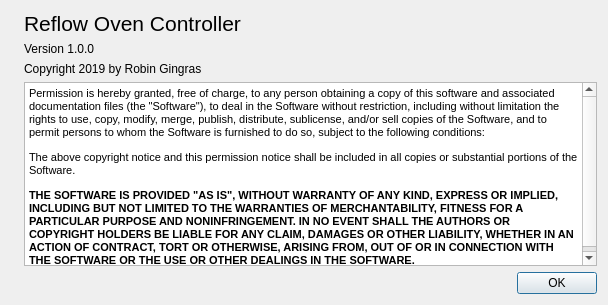
<?xml version="1.0" encoding="UTF-8"?>
<ui version="4.0">
 <class>AboutDialog</class>
 <widget class="QDialog" name="AboutDialog">
  <property name="geometry">
   <rect>
    <x>0</x>
    <y>0</y>
    <width>608</width>
    <height>305</height>
   </rect>
  </property>
  <property name="sizePolicy">
   <sizepolicy hsizetype="Fixed" vsizetype="Fixed">
    <horstretch>0</horstretch>
    <verstretch>0</verstretch>
   </sizepolicy>
  </property>
  <property name="windowTitle">
   <string>About</string>
  </property>
  <layout class="QVBoxLayout" name="verticalLayout_2">
   <item>
    <layout class="QHBoxLayout" name="horizontalLayout">
     <item>
      <widget class="QLabel" name="label">
       <property name="text">
        <string/>
       </property>
       <property name="pixmap">
        <pixmap resource="resources.qrc">:/icons/icon.png</pixmap>
       </property>
       <property name="alignment">
        <set>Qt::AlignLeading|Qt::AlignLeft|Qt::AlignTop</set>
       </property>
      </widget>
     </item>
     <item>
      <layout class="QVBoxLayout" name="verticalLayout">
       <item>
        <widget class="QLabel" name="label_2">
         <property name="font">
          <font>
           <pointsize>16</pointsize>
          </font>
         </property>
         <property name="text">
          <string>Reflow Oven Controller</string>
         </property>
        </widget>
       </item>
       <item>
        <widget class="QLabel" name="label_3">
         <property name="text">
          <string>Version 1.0.0</string>
         </property>
        </widget>
       </item>
       <item>
        <widget class="QLabel" name="label_4">
         <property name="text">
          <string>Copyright 2019 by Robin Gingras</string>
         </property>
        </widget>
       </item>
       <item>
        <widget class="QTextEdit" name="textEdit">
         <property name="undoRedoEnabled">
          <bool>false</bool>
         </property>
         <property name="readOnly">
          <bool>true</bool>
         </property>
         <property name="html">
          <string>&lt;!DOCTYPE HTML PUBLIC &quot;-//W3C//DTD HTML 4.0//EN&quot; &quot;http://www.w3.org/TR/REC-html40/strict.dtd&quot;&gt;
&lt;html&gt;&lt;head&gt;&lt;meta name=&quot;qrichtext&quot; content=&quot;1&quot; /&gt;&lt;style type=&quot;text/css&quot;&gt;
p, li { white-space: pre-wrap; }
&lt;/style&gt;&lt;/head&gt;&lt;body style=&quot; font-family:'MS Shell Dlg 2'; font-size:8.25pt; font-weight:400; font-style:normal;&quot;&gt;
&lt;p style=&quot; margin-top:0px; margin-bottom:0px; margin-left:0px; margin-right:0px; -qt-block-indent:0; text-indent:0px;&quot;&gt;&lt;span style=&quot; font-size:8pt;&quot;&gt;Permission is hereby granted, free of charge, to any person obtaining a copy of this software and associated documentation files (the &amp;quot;Software&amp;quot;), to deal in the Software without restriction, including without limitation the rights to use, copy, modify, merge, publish, distribute, sublicense, and/or sell copies of the Software, and to permit persons to whom the Software is furnished to do so, subject to the following conditions: &lt;/span&gt;&lt;/p&gt;
&lt;p style=&quot; margin-top:12px; margin-bottom:12px; margin-left:0px; margin-right:0px; -qt-block-indent:0; text-indent:0px;&quot;&gt;&lt;span style=&quot; font-size:8pt;&quot;&gt;The above copyright notice and this permission notice shall be included in all copies or substantial portions of the Software. &lt;/span&gt;&lt;/p&gt;
&lt;p style=&quot; margin-top:12px; margin-bottom:12px; margin-left:0px; margin-right:0px; -qt-block-indent:0; text-indent:0px;&quot;&gt;&lt;span style=&quot; font-size:8pt; font-weight:600;&quot;&gt;THE SOFTWARE IS PROVIDED &amp;quot;AS IS&amp;quot;, WITHOUT WARRANTY OF ANY KIND, EXPRESS OR IMPLIED, INCLUDING BUT NOT LIMITED TO THE WARRANTIES OF MERCHANTABILITY, FITNESS FOR A PARTICULAR PURPOSE AND NONINFRINGEMENT. IN NO EVENT SHALL THE AUTHORS OR COPYRIGHT HOLDERS BE LIABLE FOR ANY CLAIM, DAMAGES OR OTHER LIABILITY, WHETHER IN AN ACTION OF CONTRACT, TORT OR OTHERWISE, ARISING FROM, OUT OF OR IN CONNECTION WITH THE SOFTWARE OR THE USE OR OTHER DEALINGS IN THE SOFTWARE.&lt;/span&gt;&lt;/p&gt;&lt;/body&gt;&lt;/html&gt;</string>
         </property>
        </widget>
       </item>
      </layout>
     </item>
    </layout>
   </item>
   <item>
    <widget class="QDialogButtonBox" name="buttonBox">
     <property name="orientation">
      <enum>Qt::Horizontal</enum>
     </property>
     <property name="standardButtons">
      <set>QDialogButtonBox::Ok</set>
     </property>
    </widget>
   </item>
  </layout>
 </widget>
 <resources>
  <include location="resources.qrc"/>
 </resources>
 <connections>
  <connection>
   <sender>buttonBox</sender>
   <signal>accepted()</signal>
   <receiver>AboutDialog</receiver>
   <slot>accept()</slot>
   <hints>
    <hint type="sourcelabel">
     <x>248</x>
     <y>254</y>
    </hint>
    <hint type="destinationlabel">
     <x>157</x>
     <y>274</y>
    </hint>
   </hints>
  </connection>
  <connection>
   <sender>buttonBox</sender>
   <signal>rejected()</signal>
   <receiver>AboutDialog</receiver>
   <slot>reject()</slot>
   <hints>
    <hint type="sourcelabel">
     <x>316</x>
     <y>260</y>
    </hint>
    <hint type="destinationlabel">
     <x>286</x>
     <y>274</y>
    </hint>
   </hints>
  </connection>
 </connections>
</ui>
